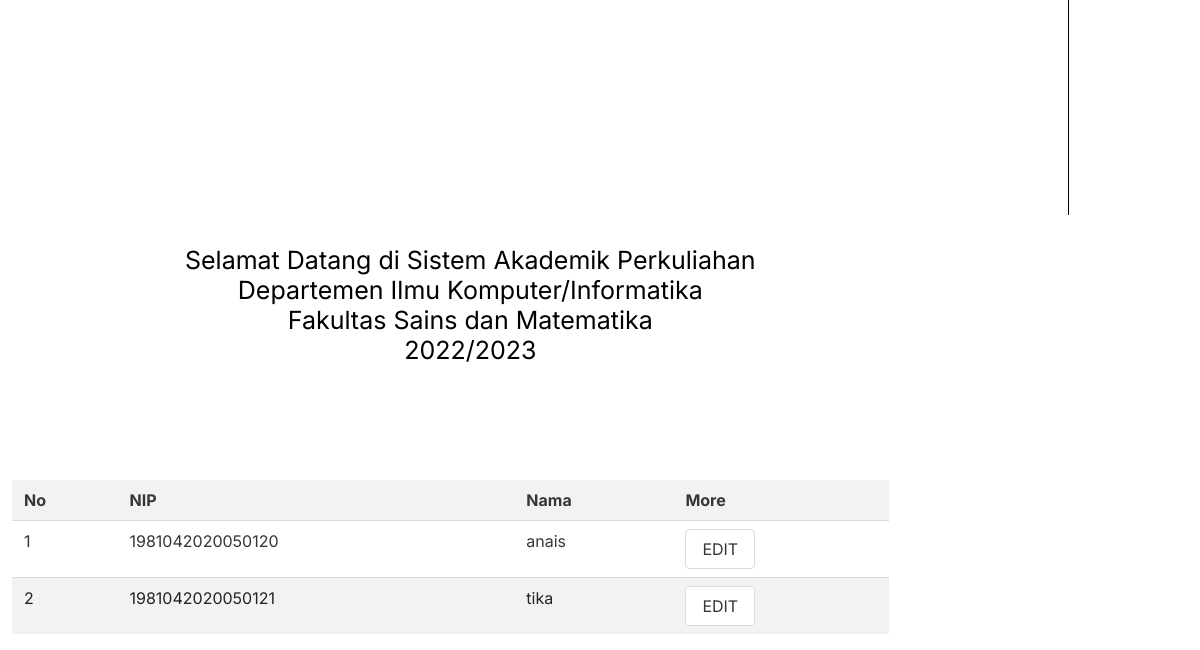
The page /srs18.php (lower part) on the database as committed earlier.
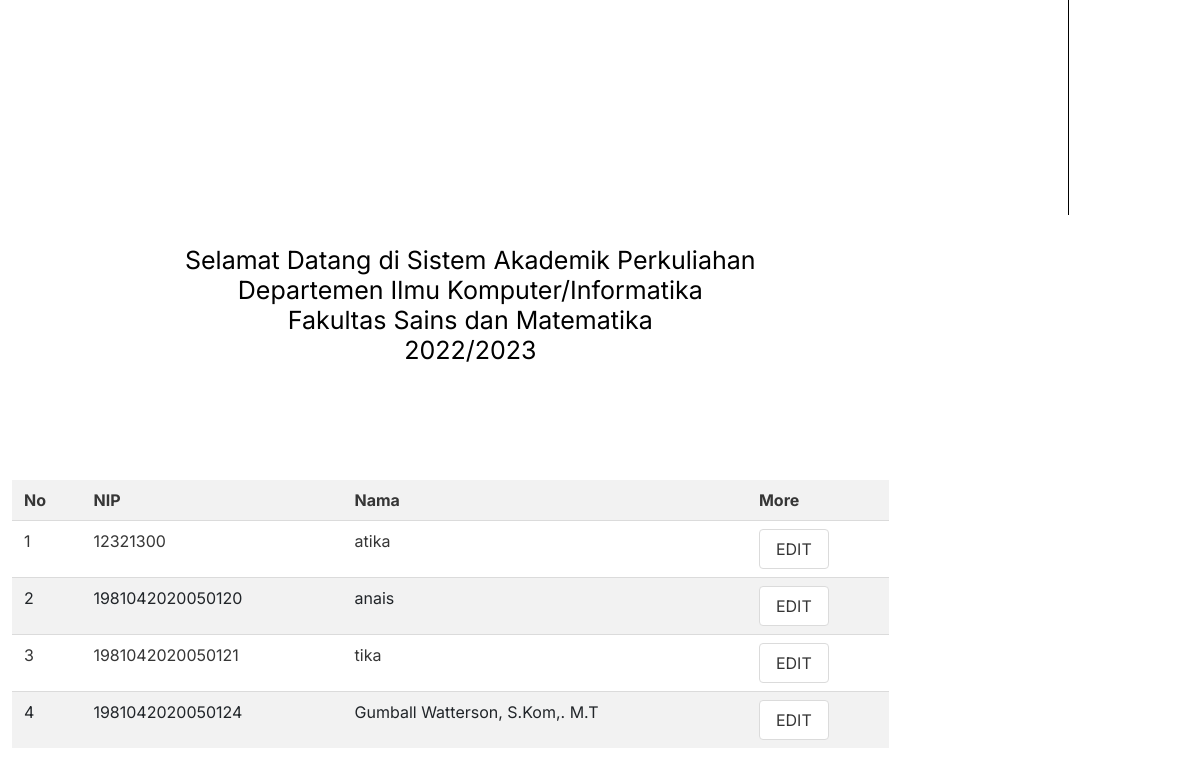
The same page on the database as committed later.
### tables this page shows
CREATE TABLE `dosen` (
  `nip` varchar(16) NOT NULL,
  `nama` varchar(100) NOT NULL,
  `email` varchar(50) NOT NULL,
  `alamat` varchar(50) NOT NULL,
  `no_hp` varchar(15) NOT NULL,
  `foto` varchar(100) NOT NULL
);

### dosen.php (the view)
<div class="col-10">
<div class="roq">
    <div class="batas" style="text-align: center;font-size: 25px;font-weight: 200;">
        <h2>Selamat Datang di Sistem Akademik Perkuliahan  <br>
            Departemen Ilmu Komputer/Informatika <br>
            Fakultas Sains dan Matematika <br>
            2022/2023</h2> <br>
    </div>
</div>
<form action="" method="post">
  <table class="table table-striped">
    <tr>
      <th>No</th>
      <th>NIP</th>
      <th>Nama</th>
      <th>More</th>
    </tr>
    <?php
    $no = 1;
    $data = mysqli_query($db,"select * from dosen");
    while($d = mysqli_fetch_array($data)){
        ?>
        <tr>
          <td><?php echo $no++; ?></td>
          <td><?php echo $d['nip']; ?></td>
          <td><?php echo $d['nama']; ?></td>
          <td>
            <a class="button" href="edit2.php?id=<?php echo $d['id']; ?>">EDIT</a>
          </td>
                  </tr>
                  <?php } ?>
  </table>
  </form>

Rows that differ between the two databases and show on the page:
added dosen: nip "12321300", nama "atika"
added dosen: nip "1981042020050124", nama "Gumball Watterson, S.Kom,. M.T"
